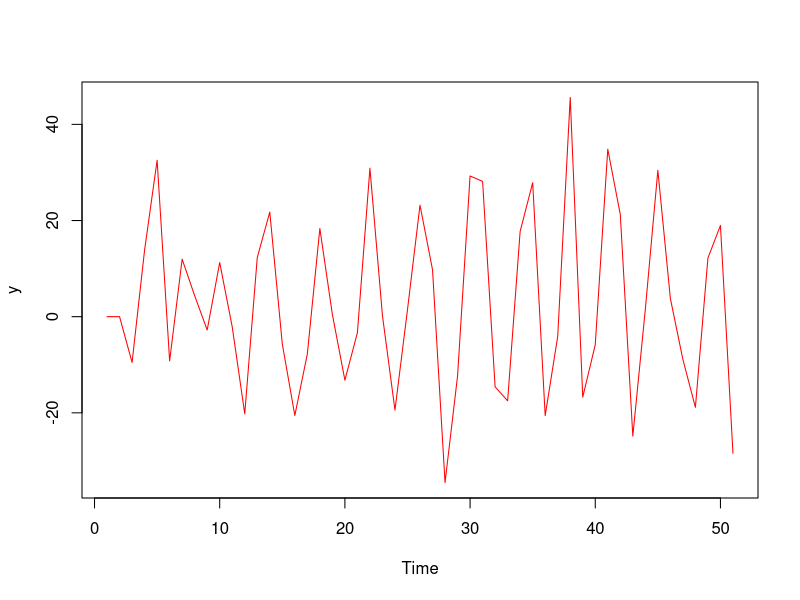
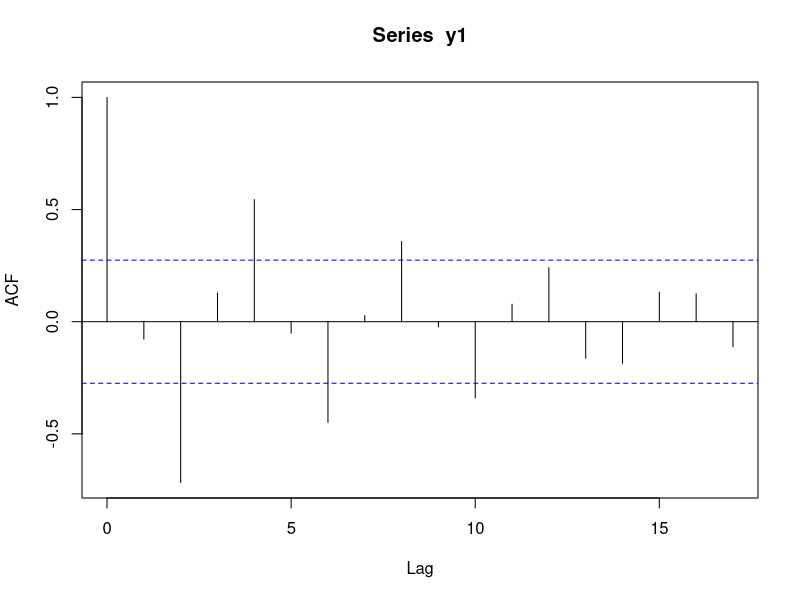
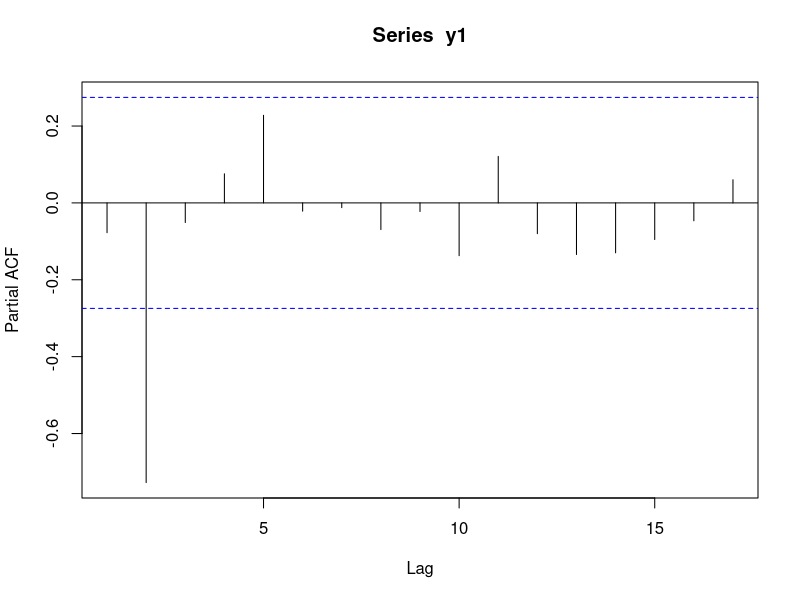
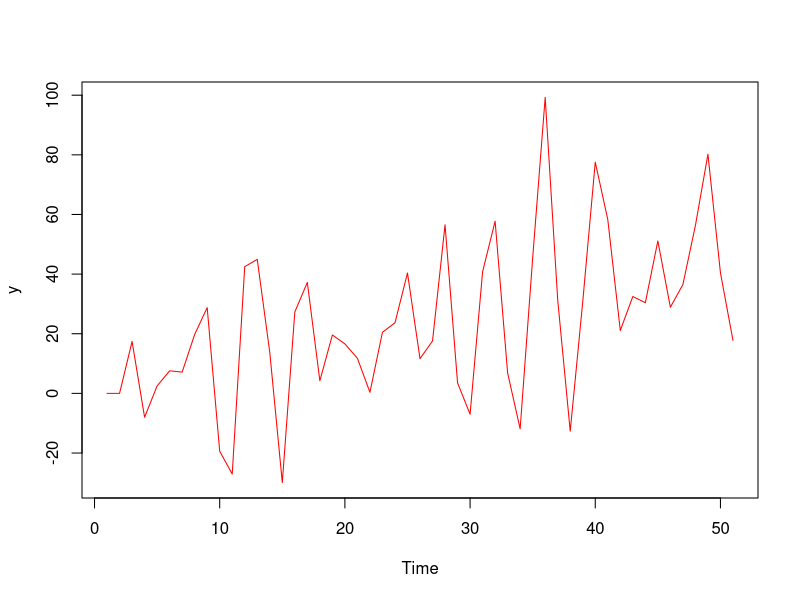
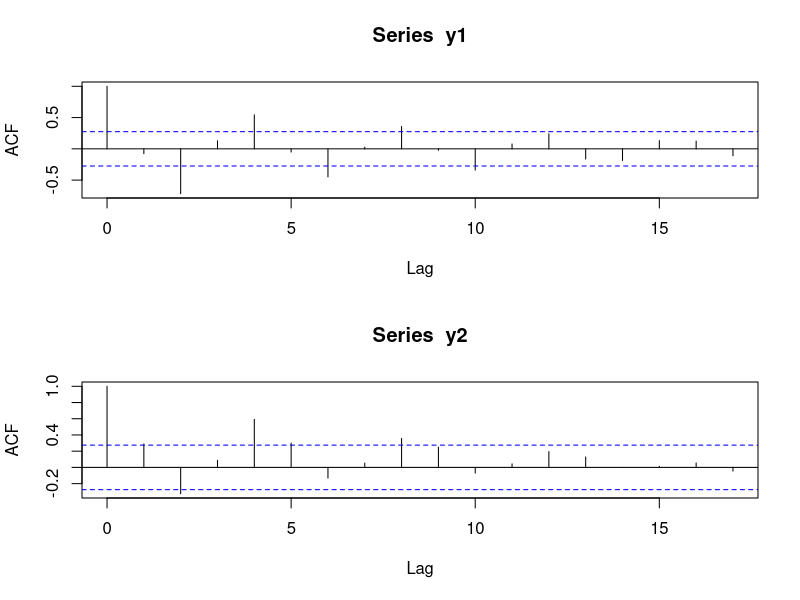
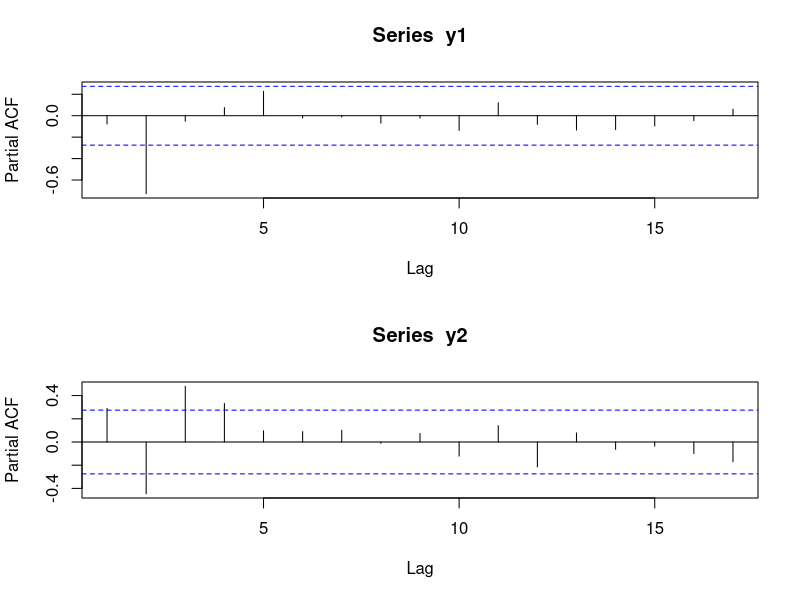

These charts were generated, in order, by the following R code:
#Set the intercept
b0 <- 2
#Set the slope
b1 <- 3/2
#Set phi
phi <- .00
phi_2 <- -.7
#Set the number of periods
n <- 50
t <- seq(0,n)
y1 <- rep(0,n)
y2 <- rep(0,n)
for (i in 3:length(t)){
y1[i] <- mean(y1) + (y1[i-1]-mean(y1))*phi + (y1[i-2]-mean(y1))*phi_2 + rnorm(1,0,15)
}
plot(y1,type="l", col="red",ylab="y",xlab="Time")
acf(y1)
pacf(y1)
for (i in 3:length(t)){
y2[i] <- y2[i-1]*phi + y2[i-2]*phi_2 + b1*t[i] + b0 + rnorm(1,0,15)
}
plot(y2,type="l", col="red",ylab="y",xlab="Time")
par(mfrow=c(2:1))
acf(y1)
acf(y2)
par(mfrow=c(2:1))
pacf(y1)
pacf(y2)
